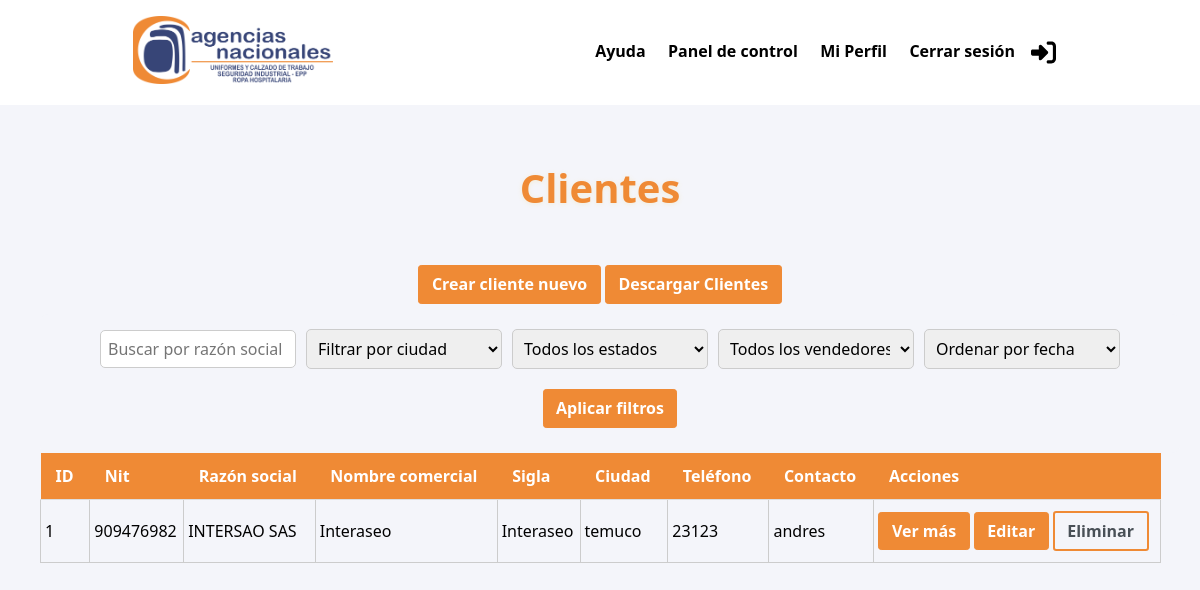
The app's page /comercial/clientes (signed in) with its own data.
### apps/comercial/models.py (models this page shows, shortened)
class Clientes(models.Model):
    ESTADOS = [
        ('','Seleccione'),
        ('Activo', 'Activo'),
        ('Inactivo', 'Inactivo'),
        ('Omitir', 'Omitir'),
        ('liquidado', 'Liquidado'),
    ]
    SECTORES = [
        ('','Seleccione'),
        ('industrial', 'Industrial'),
        ('comercial', 'Comercial'),
        ('educativo', 'Educativo'),
        ('salud', 'Salud'),
        ('gubernamental', 'Gubernamental'),
        ('otro', 'Otro'),
    ]
    PRODUCTOS = [
        ('','Seleccione'),
        ('Camisetas', 'Camisetas'),
        ('Calzado de agencias', 'Calzado de agencias'),
        ('Calzado Kondor', 'Calzado Kondor'),
        ('EPP', 'EPP'),
        ('Prendas de cabeza', 'Prendas de cabeza'),
    ]
    VENDEDORES = [
        ('','Seleccionar'),
        ('Elizabeth Quintero Ramírez', 'Elizabeth Quintero Ramírez'),
        ('María Zulima Alvaran', 'María Zulima Alvaran'),
        ('Luz Extela Berrio Pino', 'Luz Extela Berrio Pino'),
        ('Luz Daniela Orozco Mesa', 'Luz Daniela Orozco Mesa'),
        ('Gladys Patricia Montoya Rúa','Gladys Patricia Montoya Rúa'),
        ('María Parra Restrepo','María Parra Restrepo'),
        ('Andres Felipe Alvarez','Andres Felipe Alvarez'),
        ('Aura Vanessa López García','Aura Vanessa López García'),
        ('María Parra Restrepo','María Parra Restrepo'),
        ('Ventas directas','Ventas directas'),
        ('Prospectos generales','Prospectos generales'),
    ]
    CONTACTO = [
        ('','Seleccionar'),
        ('Correo electronico', 'Correo electronico'),
        ('Llamada telefonica', 'Llamada telefonica'),
        ('WhatsApp', 'WhatsApp'),
    ]
    ID = models.AutoField(primary_key=True)
    Nit = models.CharField(max_length=9, unique=True) #
    Razon = models.CharField("Razón social", max_length=200) #
    Nombre = models.CharField(max_length=100) #
    Sigla = models.CharField(max_length=20, blank=True) #
    Ciudad = models.CharField(max_length=100) #
    Direccion = models.CharField(max_length=200) #
    Telefono = models.CharField(max_length=20, blank=True) #
    Celular = models.CharField(max_length=20, blank=True)  #
    Contacto = models.CharField(max_length=100, blank=True) #
    Cargo = models.CharField(max_length=100, blank=True) #
    Correo = models.EmailField(max_length=100) #
    CorreoExtra = models.EmailField(max_length=100, blank=True) #
    CorreoFactura = models.EmailField(max_length=100, blank=True) #
    Sector = models.CharField(max_length=50, choices=SECTORES, default='') #
    Productos = models.TextField(blank=True)
    Pagina = models.CharField(max_length=200, blank=True) #
    Estado = models.CharField(max_length=20, choices=ESTADOS, default='') #
    Vendedor = models.CharField(max_length=50, choices=VENDEDORES ,default='') #
    TipoContacto = models.CharField(max_length=50, choices=CONTACTO ,default='') #
    Comentario = models.TextField(blank=True)

### apps/comercial/views.py (the view)
# urls.py: path('comercial/clientes', ClientesListView.as_view(), name='clientes_home'),
class ClientesListView(LoginRequiredMixin, ListView):
    model = Clientes
    template_name = 'comercial/clientes.html'
    context_object_name = 'clientes'
    login_url = 'login'
    paginate_by = 25
    def get_queryset(self):
        queryset = super().get_queryset()
        ciudad = self.request.GET.get('ciudad')
        estado = self.request.GET.get('estado')
        vendedor = self.request.GET.get('vendedor')
        razon = self.request.GET.get('razon')
        orden_fecha = self.request.GET.get('orden')
        if ciudad:
            queryset = queryset.filter(Ciudad__icontains=ciudad)
        if estado:
            queryset = queryset.filter(Estado__icontains=estado)
        if vendedor:
            queryset = queryset.filter(Vendedor__icontains=vendedor)
        if razon:
            queryset = queryset.filter(Razon__icontains=razon)
        if orden_fecha == 'asc':
            queryset = queryset.order_by('FechaUltimoPedido')
        elif orden_fecha == 'desc':
            queryset = queryset.order_by('-FechaUltimoPedido')
        return queryset
    def get_context_data(self, **kwargs):
        context = super().get_context_data(**kwargs)
        context['filtros'] = self.request.GET  # Para conservar valores en el formulario
        context['ciudades'] = Clientes.objects.values_list('Ciudad', flat=True).distinct()
        context['estados'] = Clientes.objects.values_list('Estado', flat=True).distinct()
        context['vendedores'] = Clientes.objects.values_list('Vendedor', flat=True).distinct()
        return context

### templates/comercial/clientes.html (shortened to what this page needs)
{% extends 'main/index.html' %}
{% block styles %}
{{ block.super }}
{% endblock %}
{% block content %}
<section class="space container-fluid mt-4">
    <h2 class="text-center">Clientes</h2>
    <div>
        <a href="{% url 'clientes_create' %}" class="btn btn-primary">Crear cliente nuevo</a>
        <a href="{% url 'clientes_download' %}" class="btn btn-primary">Descargar Clientes</a>
    </div>
<form method="get" class="filter_form">
    <input type="text" name="razon" placeholder="Buscar por razón social" class="form-control w-auto"
        value="{{ filtros.razon }}">
    <select name="ciudad" class="form-control w-auto">
        <option value="">Filtrar por ciudad</option>
    </select>
    <select name="estado" class="form-control w-auto">
        <option value="">Todos los estados</option>
    </select>
    <select name="vendedor" class="form-control w-auto">
        <option value="">Todos los vendedores</option>
    </select>
    <select name="orden" class="form-control w-auto">
        <option value="">Ordenar por fecha</option>
    </select>
    <button type="submit" class="btn btn-primary">Aplicar filtros</button>
</form>
    <div class="center">
        <table id="tablaClientes" class="table table-bordered text-light w-100">
            <thead class="table-dark text-center">
                <tr>
                    <th>ID</th>
                    <th>Nit</th>
                    <th>Razón social</th>
                    <th>Nombre comercial</th>
                    <th>Sigla</th>
                    <th>Ciudad</th>
                    <th>Teléfono</th>
                    <th>Contacto</th>
                    <th>Acciones</th>
                </tr>
            </thead>
            <tbody>
                {% for cliente in clientes %}
                <tr>
                    <td data-label="ID:">{{ cliente.ID }}</td>
                    <td data-label="Nit:">{{ cliente.Nit }}</td>
                    <td data-label="Razón social:" class="razon">{{ cliente.Razon }}</td>
                    <td data-label="Nombre comercial:" class="nombre">{{ cliente.Nombre }}</td>
                    <td data-label="Sigla:">{{ cliente.Sigla }}</td>
                    <td data-label="Ciudad:" class="ciudad">{{ cliente.Ciudad }}</td>
                    <td data-label="Teléfono:">{{ cliente.Telefono }}</td>
                    <td data-label="Contacto:">{{ cliente.Contacto }}</td>
                    <td>
                       <button class="btn btn-primary" onclick="abrir_modal('{% url 'detalle_cliente' cliente.ID %}')">
                            Ver más
                        </button>
                        <a href="{% url 'clientes_editar' cliente.ID %}">
                            <button class="btn btn-primary">Editar</button>
                            </a>
                           <button class="btn btn-download" onclick="abrir_modal('{% url 'clientes_eliminar' cliente.ID %}')">
                            Eliminar
                        </button>
                    </td>
                </tr>
                {% empty %}
                <tr>
                    <td colspan="9" class="text-center">No hay clientes registrados.</td>
                </tr>
                {% endfor %}
            </tbody>
        </table>
    </div>
</section>
{% endblock %}

### static/css/styles.css (style rules this page uses)
* { font-family: system-ui, -apple-system, BlinkMacSystemFont, 'Segoe UI', Roboto, Oxygen, Ubuntu, Cantarell, 'Open Sans', 'Helvetica Neue', sans-serif }
a { text-decoration: none; }
button { border-radius: 0; }
input, button, textarea { margin: 0; font-size: inherit; line-height: inherit; }
button, input { overflow: visible; }
button { text-transform: none; }
h2 { font-size: 2.5rem; color: #EF8A35; text-shadow: 0px 1px 5px rgba(247, 212, 88, 0.2); text-align: center; }
.btn { display: inline-block; font-weight: 400; color: #495057; text-align: center; vertical-align: middle; -webkit-user-select: none; -moz-user-select: none; -ms-user-select: none; user-select: none; background-color: transparent; border: 1px solid transparent; padding: 0.4rem 0.78rem; font-size: 1rem; line-height: 1.5; border-radius: 0.2rem; -webkit-transition: color 0.15s ease-in-out, background-color 0.15s ease-in-out, border-color 0.15s ease-in-out, box-shadow 0.15s ease-in-out; transition: color 0.15s ease-in-out, background-color 0.15s ease-in-out, border-color 0.15s ease-in-out, box-shadow 0.15s ease-in-out; font-weight: 600; transition: 0.5s ease; }
.btn-download { border: 2px solid #EF8A35; font-weight: 600; transition: 0.3s ease; }
.btn-primary { color: #fff; background-color: #EF8A35; border-color: #EF8A35; font-weight: 700; transition: 0.3s ease; margin: 10px 0px; }
.w-100 { width: 100%; }
.mt-4 { margin: 0rem 1.5rem; }
.text-center { text-align: center; }
*, *::after, *::before { margin: 0px; padding: 0px; box-sizing: inherit; }
body, html { background-color: #F4F5FA; }
.space { margin: 100px 20px 40px 20px; padding: 20px; text-align: center; }
.space>h2 { margin: 40px 0px; }
form { display: flex; flex-direction: column; align-items: center; justify-content: center; max-width: 900px; margin: auto; background-color: #eee; border-radius: 8px; padding: 20px; box-shadow: 0 4px 8px rgba(0, 0, 0, 0.2); color: #fff; width: 90%; }
.table { width: 100%; border-collapse: collapse; color: #000; text-align: left; }
.table td { padding: 2px 4px; border: 1px solid #ccc; }
.table-dark { background-color: #333; }
.form-control { padding: 7px; width: 180px; border-radius: 5px; border: 1px solid #ccc; font-size: 16px; }
table { width: 100%; border-collapse: collapse; min-width: 0; }
thead { background-color: #EF8A35; color: #fff; }
th { padding: 12px 15px; text-align: left; font-weight: bold; position: sticky; background-color: #EF8A35; top: 0; border-bottom: 1px solid #ddd; }
td { padding: 10px 15px; border-bottom: 1px solid #eee; word-break: break-word; text-align: start; }
.filter_form { max-width: 1200px; margin: auto; background-color: #F4F5FA; box-shadow: none; width: 100%; padding: 15px 10px; display: flex; flex-wrap: wrap; flex-direction: row; justify-content: center; align-items: center; gap: 10px; }

### records on screen
Clientes: ID "1", Nit "909476982", Razon "INTERSAO SAS", Nombre "Interaseo", Sigla "Interaseo", Ciudad "temuco", Telefono "23123", Contacto "andres"
